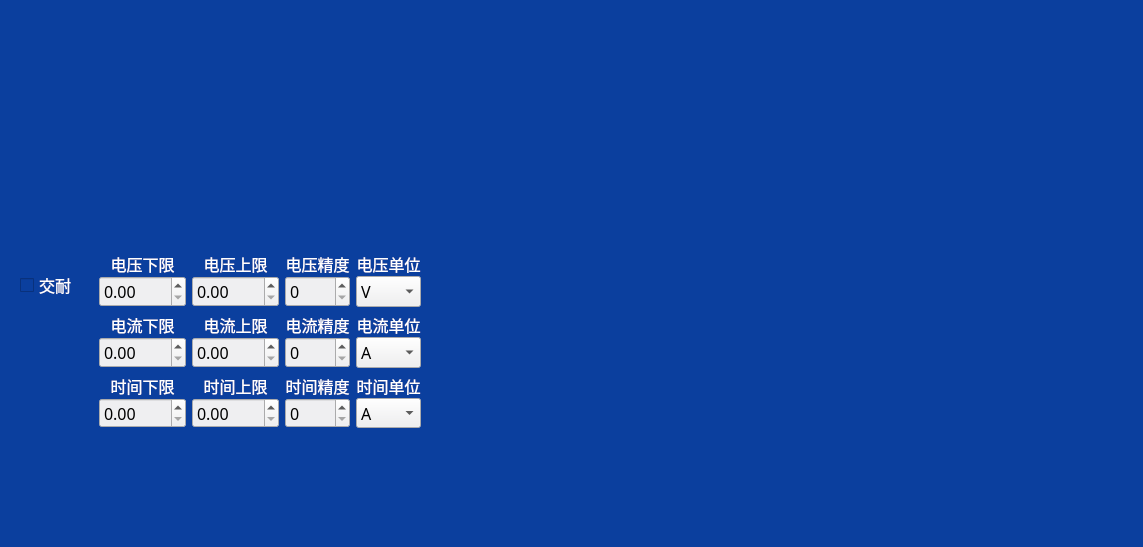
<?xml version="1.0" encoding="UTF-8"?>
<ui version="4.0">
 <class>Form</class>
 <widget class="QWidget" name="Form">
  <property name="geometry">
   <rect>
    <x>0</x>
    <y>0</y>
    <width>1143</width>
    <height>547</height>
   </rect>
  </property>
  <property name="windowTitle">
   <string>Form</string>
  </property>
  <property name="styleSheet">
   <string notr="true">QWidget
{
background-color: rgb(11,63,158);
}</string>
  </property>
  <widget class="QCheckBox" name="checkBox_14">
   <property name="geometry">
    <rect>
     <x>20</x>
     <y>270</y>
     <width>55</width>
     <height>30</height>
    </rect>
   </property>
   <property name="sizePolicy">
    <sizepolicy hsizetype="Expanding" vsizetype="Fixed">
     <horstretch>0</horstretch>
     <verstretch>0</verstretch>
    </sizepolicy>
   </property>
   <property name="font">
    <font>
     <family>微软雅黑</family>
     <pointsize>12</pointsize>
    </font>
   </property>
   <property name="styleSheet">
    <string notr="true">color: rgb(255, 255, 255);
</string>
   </property>
   <property name="text">
    <string>交耐</string>
   </property>
  </widget>
  <widget class="QWidget" name="">
   <property name="geometry">
    <rect>
     <x>99</x>
     <y>252</y>
     <width>322</width>
     <height>176</height>
    </rect>
   </property>
   <layout class="QGridLayout" name="gridLayout">
    <item row="0" column="0">
     <layout class="QVBoxLayout" name="verticalLayout_4">
      <property name="spacing">
       <number>0</number>
      </property>
      <item>
       <widget class="QLabel" name="label_85">
        <property name="sizePolicy">
         <sizepolicy hsizetype="Expanding" vsizetype="Fixed">
          <horstretch>0</horstretch>
          <verstretch>0</verstretch>
         </sizepolicy>
        </property>
        <property name="font">
         <font>
          <family>微软雅黑</family>
          <pointsize>12</pointsize>
         </font>
        </property>
        <property name="styleSheet">
         <string notr="true">color: rgb(255, 255, 255);</string>
        </property>
        <property name="text">
         <string>电压下限</string>
        </property>
        <property name="alignment">
         <set>Qt::AlignCenter</set>
        </property>
       </widget>
      </item>
      <item>
       <widget class="QDoubleSpinBox" name="doubleSpinBox_43">
        <property name="sizePolicy">
         <sizepolicy hsizetype="Expanding" vsizetype="Fixed">
          <horstretch>0</horstretch>
          <verstretch>0</verstretch>
         </sizepolicy>
        </property>
        <property name="font">
         <font>
          <family>微软雅黑</family>
          <pointsize>12</pointsize>
         </font>
        </property>
        <property name="styleSheet">
         <string notr="true">QDoubleSpinBox
{
background-color: rgb(239, 239, 241);
}</string>
        </property>
        <property name="maximum">
         <double>9999.000000000000000</double>
        </property>
       </widget>
      </item>
     </layout>
    </item>
    <item row="0" column="1">
     <layout class="QVBoxLayout" name="verticalLayout_3">
      <property name="spacing">
       <number>0</number>
      </property>
      <item>
       <widget class="QLabel" name="label_86">
        <property name="sizePolicy">
         <sizepolicy hsizetype="Expanding" vsizetype="Fixed">
          <horstretch>0</horstretch>
          <verstretch>0</verstretch>
         </sizepolicy>
        </property>
        <property name="font">
         <font>
          <family>微软雅黑</family>
          <pointsize>12</pointsize>
         </font>
        </property>
        <property name="styleSheet">
         <string notr="true">color: rgb(255, 255, 255);</string>
        </property>
        <property name="text">
         <string>电压上限</string>
        </property>
        <property name="alignment">
         <set>Qt::AlignCenter</set>
        </property>
       </widget>
      </item>
      <item>
       <widget class="QDoubleSpinBox" name="doubleSpinBox_44">
        <property name="sizePolicy">
         <sizepolicy hsizetype="Expanding" vsizetype="Fixed">
          <horstretch>0</horstretch>
          <verstretch>0</verstretch>
         </sizepolicy>
        </property>
        <property name="font">
         <font>
          <family>微软雅黑</family>
          <pointsize>12</pointsize>
         </font>
        </property>
        <property name="styleSheet">
         <string notr="true">QDoubleSpinBox
{
background-color: rgb(239, 239, 241);
}</string>
        </property>
        <property name="maximum">
         <double>9999.000000000000000</double>
        </property>
       </widget>
      </item>
     </layout>
    </item>
    <item row="0" column="2">
     <layout class="QVBoxLayout" name="verticalLayout_2">
      <property name="spacing">
       <number>0</number>
      </property>
      <item>
       <widget class="QLabel" name="label_87">
        <property name="sizePolicy">
         <sizepolicy hsizetype="Expanding" vsizetype="Fixed">
          <horstretch>0</horstretch>
          <verstretch>0</verstretch>
         </sizepolicy>
        </property>
        <property name="font">
         <font>
          <family>微软雅黑</family>
          <pointsize>12</pointsize>
         </font>
        </property>
        <property name="styleSheet">
         <string notr="true">color: rgb(255, 255, 255);</string>
        </property>
        <property name="text">
         <string>电压精度</string>
        </property>
        <property name="alignment">
         <set>Qt::AlignCenter</set>
        </property>
       </widget>
      </item>
      <item>
       <widget class="QSpinBox" name="spinBox_24">
        <property name="font">
         <font>
          <family>微软雅黑</family>
          <pointsize>12</pointsize>
         </font>
        </property>
        <property name="styleSheet">
         <string notr="true">QSpinBox
{
background-color: rgb(239, 239, 241);
}</string>
        </property>
       </widget>
      </item>
     </layout>
    </item>
    <item row="0" column="3">
     <layout class="QVBoxLayout" name="verticalLayout">
      <property name="spacing">
       <number>0</number>
      </property>
      <item>
       <widget class="QLabel" name="label_88">
        <property name="sizePolicy">
         <sizepolicy hsizetype="Expanding" vsizetype="Fixed">
          <horstretch>0</horstretch>
          <verstretch>0</verstretch>
         </sizepolicy>
        </property>
        <property name="font">
         <font>
          <family>微软雅黑</family>
          <pointsize>12</pointsize>
         </font>
        </property>
        <property name="styleSheet">
         <string notr="true">color: rgb(255, 255, 255);</string>
        </property>
        <property name="text">
         <string>电压单位</string>
        </property>
        <property name="alignment">
         <set>Qt::AlignCenter</set>
        </property>
       </widget>
      </item>
      <item>
       <widget class="QComboBox" name="comboBox_22">
        <property name="font">
         <font>
          <family>微软雅黑</family>
          <pointsize>12</pointsize>
         </font>
        </property>
        <property name="styleSheet">
         <string notr="true">background-color: rgb(239, 239, 241);
</string>
        </property>
        <item>
         <property name="text">
          <string>V</string>
         </property>
        </item>
       </widget>
      </item>
     </layout>
    </item>
    <item row="1" column="0">
     <layout class="QVBoxLayout" name="verticalLayout_5">
      <property name="spacing">
       <number>0</number>
      </property>
      <item>
       <widget class="QLabel" name="label_89">
        <property name="sizePolicy">
         <sizepolicy hsizetype="Expanding" vsizetype="Fixed">
          <horstretch>0</horstretch>
          <verstretch>0</verstretch>
         </sizepolicy>
        </property>
        <property name="font">
         <font>
          <family>微软雅黑</family>
          <pointsize>12</pointsize>
         </font>
        </property>
        <property name="styleSheet">
         <string notr="true">color: rgb(255, 255, 255);</string>
        </property>
        <property name="text">
         <string>电流下限</string>
        </property>
        <property name="alignment">
         <set>Qt::AlignCenter</set>
        </property>
       </widget>
      </item>
      <item>
       <widget class="QDoubleSpinBox" name="doubleSpinBox_45">
        <property name="sizePolicy">
         <sizepolicy hsizetype="Expanding" vsizetype="Fixed">
          <horstretch>0</horstretch>
          <verstretch>0</verstretch>
         </sizepolicy>
        </property>
        <property name="font">
         <font>
          <family>微软雅黑</family>
          <pointsize>12</pointsize>
         </font>
        </property>
        <property name="styleSheet">
         <string notr="true">QDoubleSpinBox
{
background-color: rgb(239, 239, 241);
}</string>
        </property>
        <property name="maximum">
         <double>9999.000000000000000</double>
        </property>
       </widget>
      </item>
     </layout>
    </item>
    <item row="1" column="1">
     <layout class="QVBoxLayout" name="verticalLayout_6">
      <property name="spacing">
       <number>0</number>
      </property>
      <item>
       <widget class="QLabel" name="label_90">
        <property name="sizePolicy">
         <sizepolicy hsizetype="Expanding" vsizetype="Fixed">
          <horstretch>0</horstretch>
          <verstretch>0</verstretch>
         </sizepolicy>
        </property>
        <property name="font">
         <font>
          <family>微软雅黑</family>
          <pointsize>12</pointsize>
         </font>
        </property>
        <property name="styleSheet">
         <string notr="true">color: rgb(255, 255, 255);</string>
        </property>
        <property name="text">
         <string>电流上限</string>
        </property>
        <property name="alignment">
         <set>Qt::AlignCenter</set>
        </property>
       </widget>
      </item>
      <item>
       <widget class="QDoubleSpinBox" name="doubleSpinBox_46">
        <property name="sizePolicy">
         <sizepolicy hsizetype="Expanding" vsizetype="Fixed">
          <horstretch>0</horstretch>
          <verstretch>0</verstretch>
         </sizepolicy>
        </property>
        <property name="font">
         <font>
          <family>微软雅黑</family>
          <pointsize>12</pointsize>
         </font>
        </property>
        <property name="styleSheet">
         <string notr="true">QDoubleSpinBox
{
background-color: rgb(239, 239, 241);
}</string>
        </property>
        <property name="maximum">
         <double>9999.000000000000000</double>
        </property>
       </widget>
      </item>
     </layout>
    </item>
    <item row="1" column="2">
     <layout class="QVBoxLayout" name="verticalLayout_7">
      <property name="spacing">
       <number>0</number>
      </property>
      <item>
       <widget class="QLabel" name="label_91">
        <property name="sizePolicy">
         <sizepolicy hsizetype="Expanding" vsizetype="Fixed">
          <horstretch>0</horstretch>
          <verstretch>0</verstretch>
         </sizepolicy>
        </property>
        <property name="font">
         <font>
          <family>微软雅黑</family>
          <pointsize>12</pointsize>
         </font>
        </property>
        <property name="styleSheet">
         <string notr="true">color: rgb(255, 255, 255);</string>
        </property>
        <property name="text">
         <string>电流精度</string>
        </property>
        <property name="alignment">
         <set>Qt::AlignCenter</set>
        </property>
       </widget>
      </item>
      <item>
       <widget class="QSpinBox" name="spinBox_25">
        <property name="font">
         <font>
          <family>微软雅黑</family>
          <pointsize>12</pointsize>
         </font>
        </property>
        <property name="styleSheet">
         <string notr="true">QSpinBox
{
background-color: rgb(239, 239, 241);
}</string>
        </property>
       </widget>
      </item>
     </layout>
    </item>
    <item row="1" column="3">
     <layout class="QVBoxLayout" name="verticalLayout_8">
      <property name="spacing">
       <number>0</number>
      </property>
      <item>
       <widget class="QLabel" name="label_92">
        <property name="sizePolicy">
         <sizepolicy hsizetype="Expanding" vsizetype="Fixed">
          <horstretch>0</horstretch>
          <verstretch>0</verstretch>
         </sizepolicy>
        </property>
        <property name="font">
         <font>
          <family>微软雅黑</family>
          <pointsize>12</pointsize>
         </font>
        </property>
        <property name="styleSheet">
         <string notr="true">color: rgb(255, 255, 255);</string>
        </property>
        <property name="text">
         <string>电流单位</string>
        </property>
        <property name="alignment">
         <set>Qt::AlignCenter</set>
        </property>
       </widget>
      </item>
      <item>
       <widget class="QComboBox" name="comboBox_23">
        <property name="font">
         <font>
          <family>微软雅黑</family>
          <pointsize>12</pointsize>
         </font>
        </property>
        <property name="styleSheet">
         <string notr="true">background-color: rgb(239, 239, 241);
</string>
        </property>
        <item>
         <property name="text">
          <string>A</string>
         </property>
        </item>
        <item>
         <property name="text">
          <string>mA</string>
         </property>
        </item>
        <item>
         <property name="text">
          <string>μA</string>
         </property>
        </item>
       </widget>
      </item>
     </layout>
    </item>
    <item row="2" column="0">
     <layout class="QVBoxLayout" name="verticalLayout_9">
      <property name="spacing">
       <number>0</number>
      </property>
      <item>
       <widget class="QLabel" name="label_93">
        <property name="sizePolicy">
         <sizepolicy hsizetype="Expanding" vsizetype="Fixed">
          <horstretch>0</horstretch>
          <verstretch>0</verstretch>
         </sizepolicy>
        </property>
        <property name="font">
         <font>
          <family>微软雅黑</family>
          <pointsize>12</pointsize>
         </font>
        </property>
        <property name="styleSheet">
         <string notr="true">color: rgb(255, 255, 255);</string>
        </property>
        <property name="text">
         <string>时间下限</string>
        </property>
        <property name="alignment">
         <set>Qt::AlignCenter</set>
        </property>
       </widget>
      </item>
      <item>
       <widget class="QDoubleSpinBox" name="doubleSpinBox_47">
        <property name="sizePolicy">
         <sizepolicy hsizetype="Expanding" vsizetype="Fixed">
          <horstretch>0</horstretch>
          <verstretch>0</verstretch>
         </sizepolicy>
        </property>
        <property name="font">
         <font>
          <family>微软雅黑</family>
          <pointsize>12</pointsize>
         </font>
        </property>
        <property name="styleSheet">
         <string notr="true">QDoubleSpinBox
{
background-color: rgb(239, 239, 241);
}</string>
        </property>
        <property name="maximum">
         <double>9999.000000000000000</double>
        </property>
       </widget>
      </item>
     </layout>
    </item>
    <item row="2" column="1">
     <layout class="QVBoxLayout" name="verticalLayout_10">
      <property name="spacing">
       <number>0</number>
      </property>
      <item>
       <widget class="QLabel" name="label_94">
        <property name="sizePolicy">
         <sizepolicy hsizetype="Expanding" vsizetype="Fixed">
          <horstretch>0</horstretch>
          <verstretch>0</verstretch>
         </sizepolicy>
        </property>
        <property name="font">
         <font>
          <family>微软雅黑</family>
          <pointsize>12</pointsize>
         </font>
        </property>
        <property name="styleSheet">
         <string notr="true">color: rgb(255, 255, 255);</string>
        </property>
        <property name="text">
         <string>时间上限</string>
        </property>
        <property name="alignment">
         <set>Qt::AlignCenter</set>
        </property>
       </widget>
      </item>
      <item>
       <widget class="QDoubleSpinBox" name="doubleSpinBox_48">
        <property name="sizePolicy">
         <sizepolicy hsizetype="Expanding" vsizetype="Fixed">
          <horstretch>0</horstretch>
          <verstretch>0</verstretch>
         </sizepolicy>
        </property>
        <property name="font">
         <font>
          <family>微软雅黑</family>
          <pointsize>12</pointsize>
         </font>
        </property>
        <property name="styleSheet">
         <string notr="true">QDoubleSpinBox
{
background-color: rgb(239, 239, 241);
}</string>
        </property>
        <property name="maximum">
         <double>9999.000000000000000</double>
        </property>
       </widget>
      </item>
     </layout>
    </item>
    <item row="2" column="2">
     <layout class="QVBoxLayout" name="verticalLayout_11">
      <property name="spacing">
       <number>0</number>
      </property>
      <item>
       <widget class="QLabel" name="label_95">
        <property name="sizePolicy">
         <sizepolicy hsizetype="Expanding" vsizetype="Fixed">
          <horstretch>0</horstretch>
          <verstretch>0</verstretch>
         </sizepolicy>
        </property>
        <property name="font">
         <font>
          <family>微软雅黑</family>
          <pointsize>12</pointsize>
         </font>
        </property>
        <property name="styleSheet">
         <string notr="true">color: rgb(255, 255, 255);</string>
        </property>
        <property name="text">
         <string>时间精度</string>
        </property>
        <property name="alignment">
         <set>Qt::AlignCenter</set>
        </property>
       </widget>
      </item>
      <item>
       <widget class="QSpinBox" name="spinBox_26">
        <property name="font">
         <font>
          <family>微软雅黑</family>
          <pointsize>12</pointsize>
         </font>
        </property>
        <property name="styleSheet">
         <string notr="true">QSpinBox
{
background-color: rgb(239, 239, 241);
}</string>
        </property>
       </widget>
      </item>
     </layout>
    </item>
    <item row="2" column="3">
     <layout class="QVBoxLayout" name="verticalLayout_12">
      <property name="spacing">
       <number>0</number>
      </property>
      <item>
       <widget class="QLabel" name="label_96">
        <property name="sizePolicy">
         <sizepolicy hsizetype="Expanding" vsizetype="Fixed">
          <horstretch>0</horstretch>
          <verstretch>0</verstretch>
         </sizepolicy>
        </property>
        <property name="font">
         <font>
          <family>微软雅黑</family>
          <pointsize>12</pointsize>
         </font>
        </property>
        <property name="styleSheet">
         <string notr="true">color: rgb(255, 255, 255);</string>
        </property>
        <property name="text">
         <string>时间单位</string>
        </property>
        <property name="alignment">
         <set>Qt::AlignCenter</set>
        </property>
       </widget>
      </item>
      <item>
       <widget class="QComboBox" name="comboBox_24">
        <property name="font">
         <font>
          <family>微软雅黑</family>
          <pointsize>12</pointsize>
         </font>
        </property>
        <property name="styleSheet">
         <string notr="true">background-color: rgb(239, 239, 241);</string>
        </property>
        <item>
         <property name="text">
          <string>A</string>
         </property>
        </item>
        <item>
         <property name="text">
          <string>mA</string>
         </property>
        </item>
        <item>
         <property name="text">
          <string>μA</string>
         </property>
        </item>
       </widget>
      </item>
     </layout>
    </item>
   </layout>
  </widget>
 </widget>
 <resources/>
 <connections/>
</ui>
